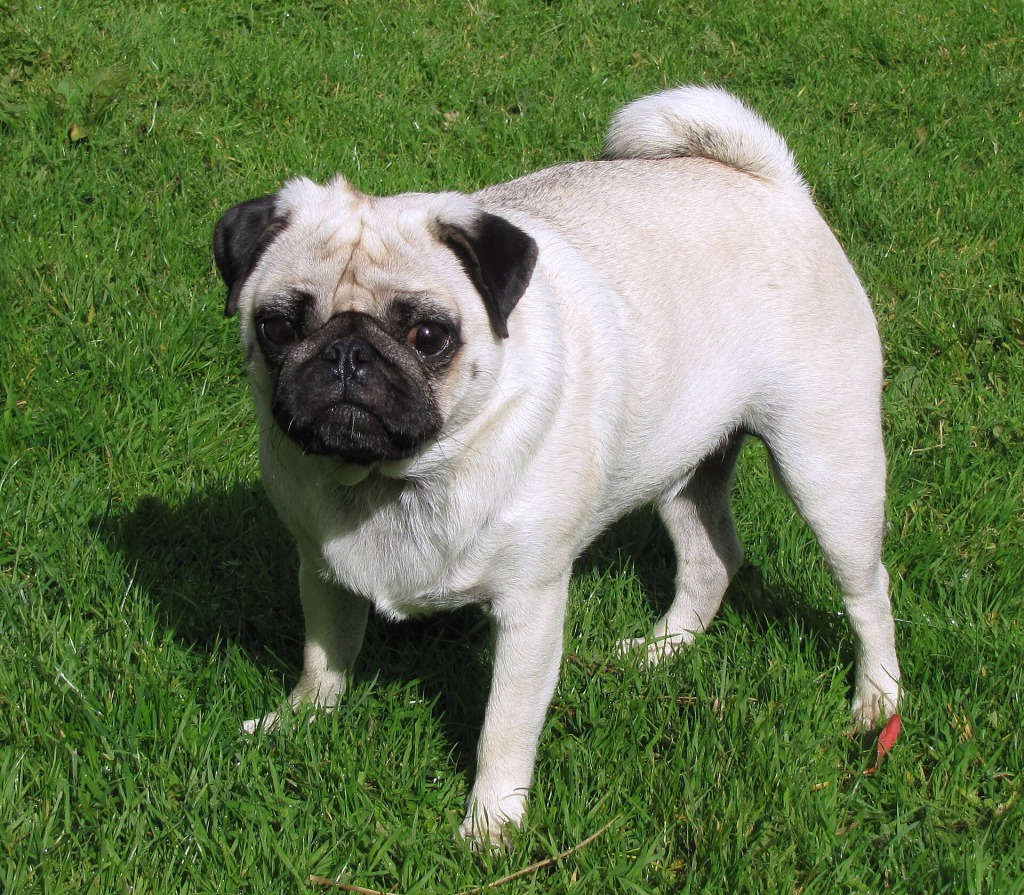
#> input picture Parte02/images/dog_2.jpg, 1024 x 895 px, found by its file name
$ python ex1a.py
#> lines starting #> are read from the running program, lines starting #| are printed output that depends on the picture
#!/usr/bin/env python3
# Shebang line" specifies the interpreter.

# imports --------------------
import cv2


# Main function
def main(): # this is our main function
    print("SAVI exercise")


    # absolute path
    image = cv2.imread("/Users/mike/Library/CloudStorage/GoogleDrive-m.riem.oliveira@gmail.com/My Drive/UA/Aulas/2026-2027/1ºSem/SAVI_26_27/SAVI_26-27/Parte02/images/dog_2.jpg")
#> image is the input picture: shape (895, 1024, 3); mean B, G, R 79.7, 119.8, 101.4

    # relative path
    image = cv2.imread("images/dog_2.jpg")

    print("shape = " + str(image.shape))
#| shape = (895, 1024, 3)
    print("dtype = " + str(image.dtype))
#| dtype = uint8

    # print(image)

    cv2.imshow("Image", image)


    # Get the grayscale image
    gray_image = cv2.cvtColor(image, cv2.COLOR_BGR2GRAY)
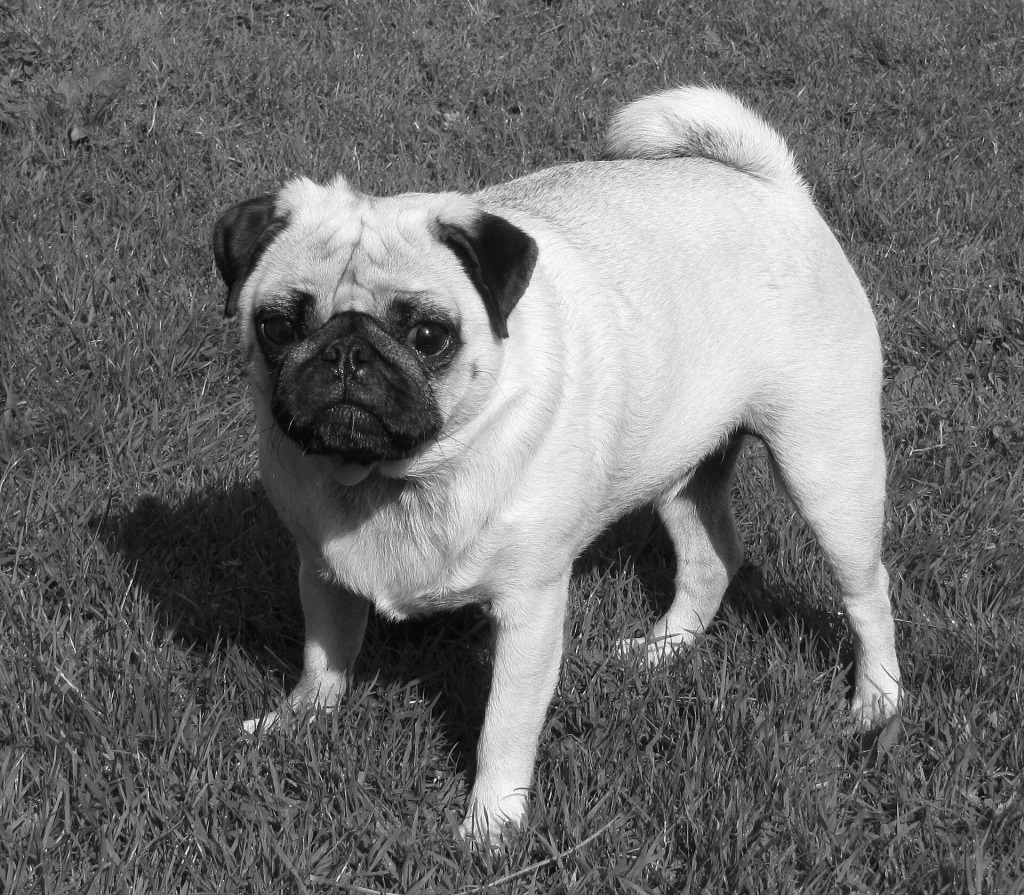
#> gray_image: shape (895, 1024); min 2, max 254, mean 109.7


    print("gray shape = " + str(gray_image.shape))
#| gray shape = (895, 1024)
    print("gray dtype = " + str(gray_image.dtype))
#| gray dtype = uint8
    cv2.imshow("Gray Image", gray_image)
    cv2.waitKey(0)


if __name__ == "__main__":
    main()

$ run again, with Parte02/images/dog_1.jpg copied over Parte02/images/dog_2.jpg
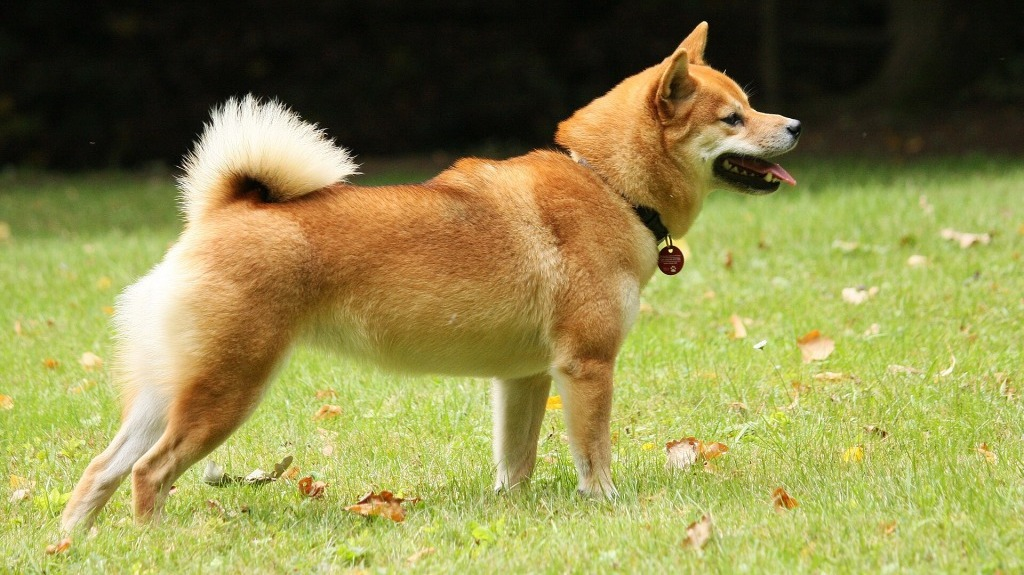
#> input picture Parte02/images/dog_1.jpg, 1024 x 575 px, found by its file name
#> in main, image is the input picture: shape (575, 1024, 3); mean B, G, R 75.6, 136.7, 141.4
#| shape = (575, 1024, 3)
#| dtype = uint8
#> in main, `gray_image = cv2.cvtColor(image, cv2.COLOR_BGR2GRAY)`:
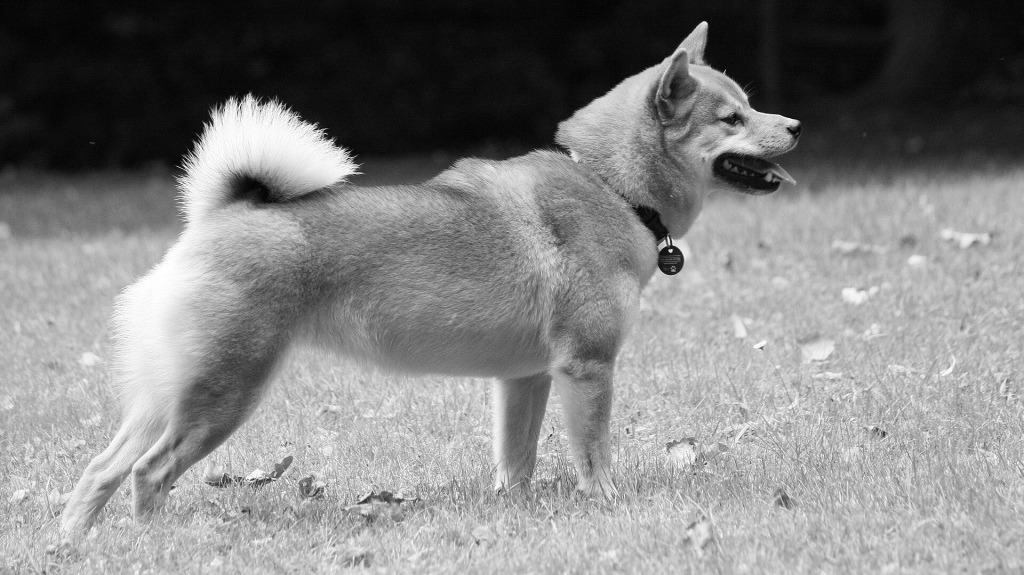
#> gray_image: shape (575, 1024); min 0, max 255, mean 131.2
#| gray shape = (575, 1024)
#| gray dtype = uint8

$ run again, with Parte02/images/dog_3.jpg copied over Parte02/images/dog_2.jpg
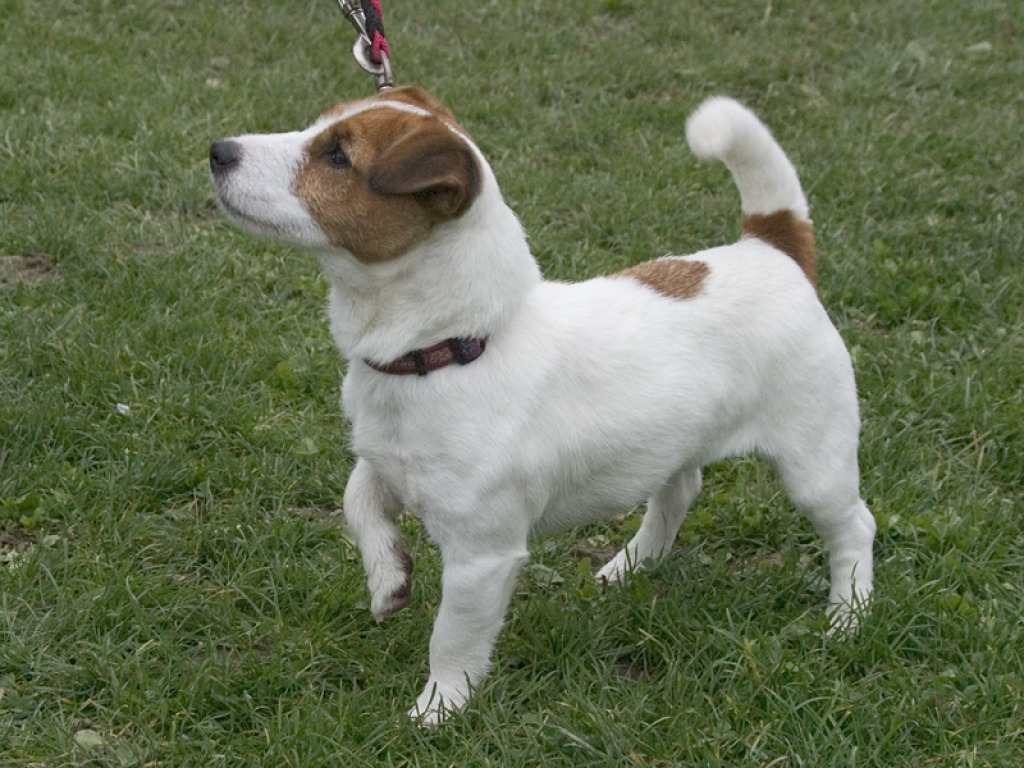
#> input picture Parte02/images/dog_3.jpg, 1024 x 768 px, found by its file name
#> in main, image is the input picture: shape (768, 1024, 3); mean B, G, R 84, 112.7, 103.2
#| shape = (768, 1024, 3)
#| dtype = uint8
#> in main, `gray_image = cv2.cvtColor(image, cv2.COLOR_BGR2GRAY)`:
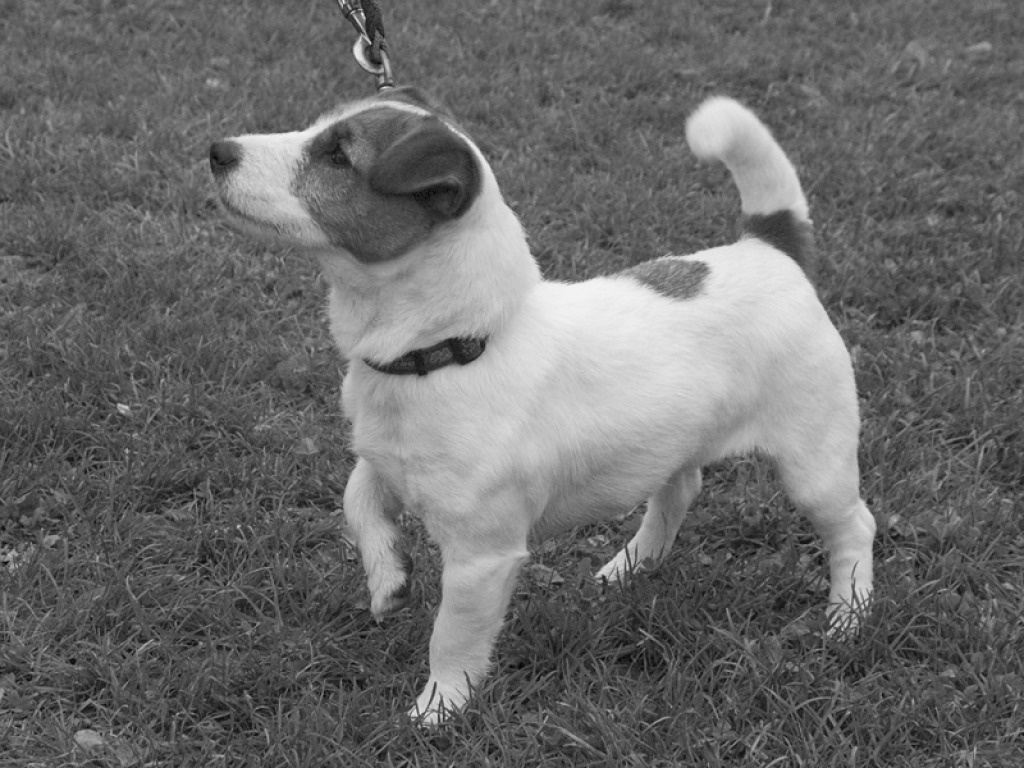
#> gray_image: shape (768, 1024); min 0, max 247, mean 106.6
#| gray shape = (768, 1024)
#| gray dtype = uint8

$ run again, with Parte02/images/dog_4.jpg copied over Parte02/images/dog_2.jpg
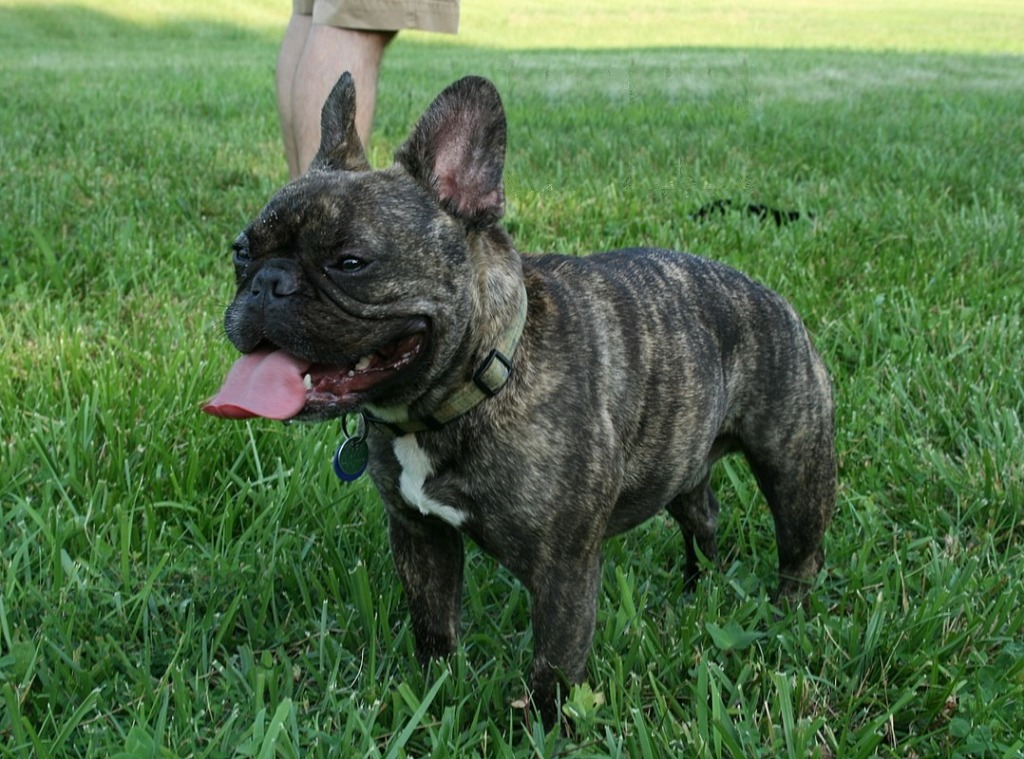
#> input picture Parte02/images/dog_4.jpg, 1024 x 759 px, found by its file name
#> in main, image is the input picture: shape (759, 1024, 3); mean B, G, R 71.2, 110.6, 81.2
#| shape = (759, 1024, 3)
#| dtype = uint8
#> in main, `gray_image = cv2.cvtColor(image, cv2.COLOR_BGR2GRAY)`:
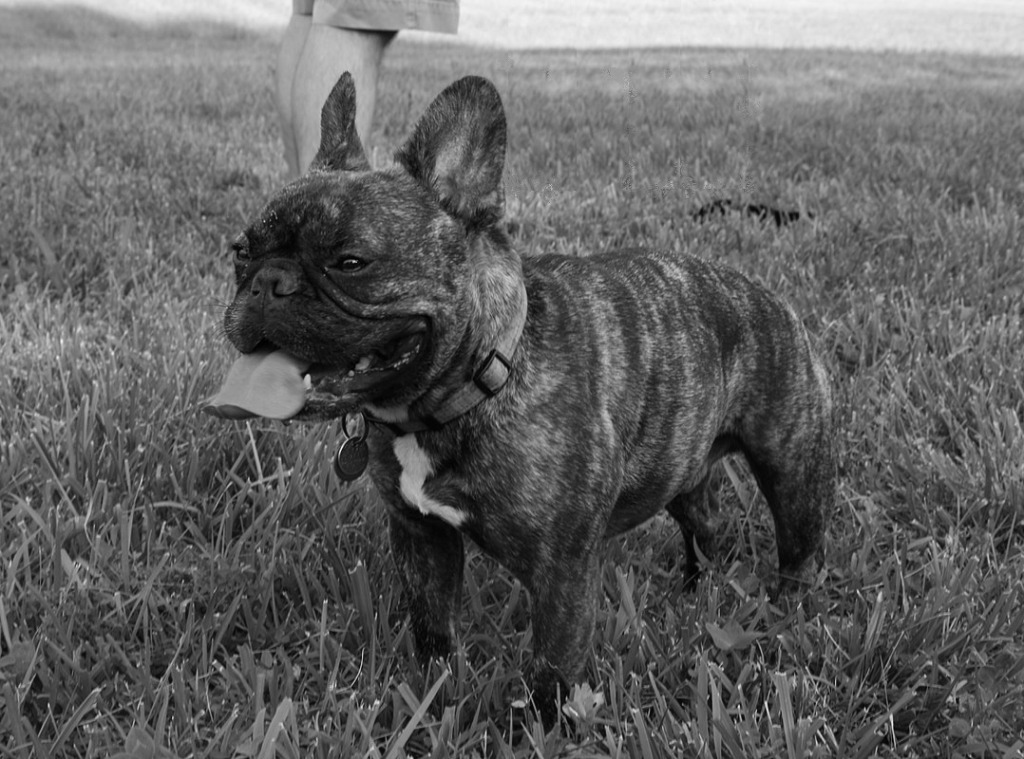
#> gray_image: shape (759, 1024); min 0, max 245, mean 97.3
#| gray shape = (759, 1024)
#| gray dtype = uint8
